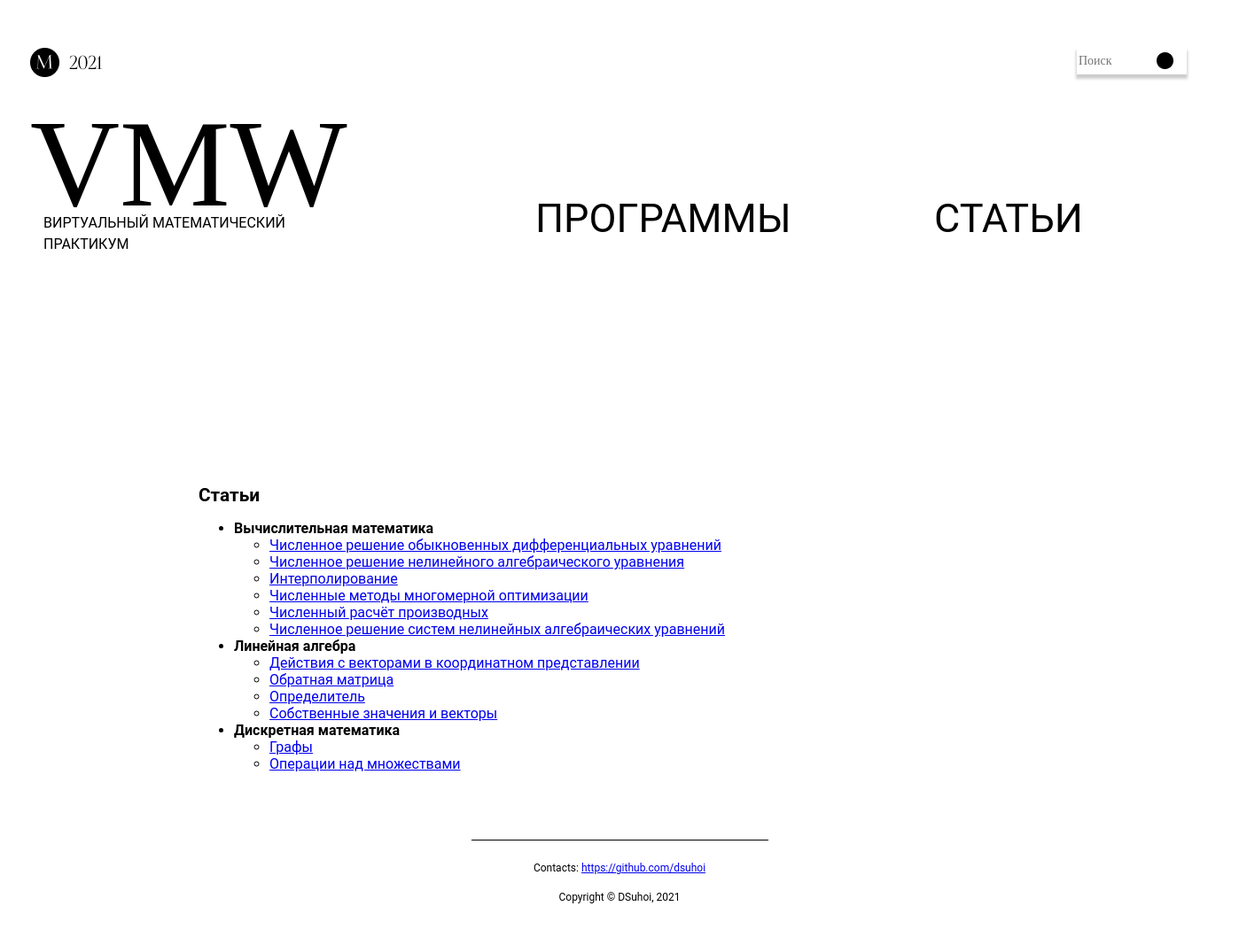
Page /post/ on the committed database.
### app/models.py (models this page shows, shortened)
class Articles(db.Model):
    id = db.Column(db.Integer(), nullable=False, primary_key=True)
    title = db.Column(db.Text(), nullable=False)
    chapter = db.Column(db.Text(), nullable=False)
    content = db.Column(db.Text(), nullable=False, default="Текст")

### app/main/views.py (the view)
@main.route("/post")
def articles():
    return render_template("post.html")

### app/post/views.py (called while the page is built)
@post.route("/")
def index():
    articles = Articles.query
    chapters = (
        articles.filter(Articles.chapter != "#")
        .with_entities(Articles.chapter)
        .distinct()
    )
    articles_dict = {
        chapt[0]: articles.filter(Articles.chapter == chapt[0]).all()
        for chapt in chapters
    }
    return render_template("post.html", post_dict=articles_dict)

### app/templates/post.html (shortened to what this page needs)
{% extends "base.html" %}
{% block text %}
<article>
    <p><h2>Статьи</h2></p>
    <ul> {% for chapter in post_dict %}
    <li>
        <b>{{chapter}}</b>
        <ul> {% for post in post_dict[chapter] %}
            <li><a href="{{ url_for('post.page', post_id=post.id) }}">{{post.title}}</a></li>{% endfor %}
        </ul>
    </li> {% endfor %}
    </ul>
</article>
{% endblock %}

### app/static/css/style.css (style rules this page uses)
body { margin: 0; font-family: "FoglihtenNo06", "Roboto", sans-serif; color: #000000; }
article { background-color: #fff; width: 100%; max-width: 950px; margin: 0 auto; margin-bottom: 60px; }
article:after, #main:after { clear: both; display: table; content: ""; }
article h2, main h2 { font-size: 1.3em; margin-bottom: 15px; }
article p, main p { line-height: 150%; margin-bottom: 15px; }

### rows in the picture
Articles: title "Численное решение обыкновенных дифференциальных уравнений"
Articles: title "Численное решение нелинейного алгебраического уравнения"
Articles: title "Интерполирование"
Articles: title "Численные методы многомерной оптимизации"
Articles: title "Численный расчёт производных"
Articles: title "Численное решение систем нелинейных алгебраических уравнений"
Articles: title "Действия с векторами в координатном представлении"
Articles: title "Обратная матрица"
Articles: title "Определитель"
Articles: title "Собственные значения и векторы"
Articles: title "Графы"
Articles: title "Операции над множествами"

### other values in the picture
{{ chapter }} "Вычислительная математика" "Линейная алгебра" "Дискретная математика"
